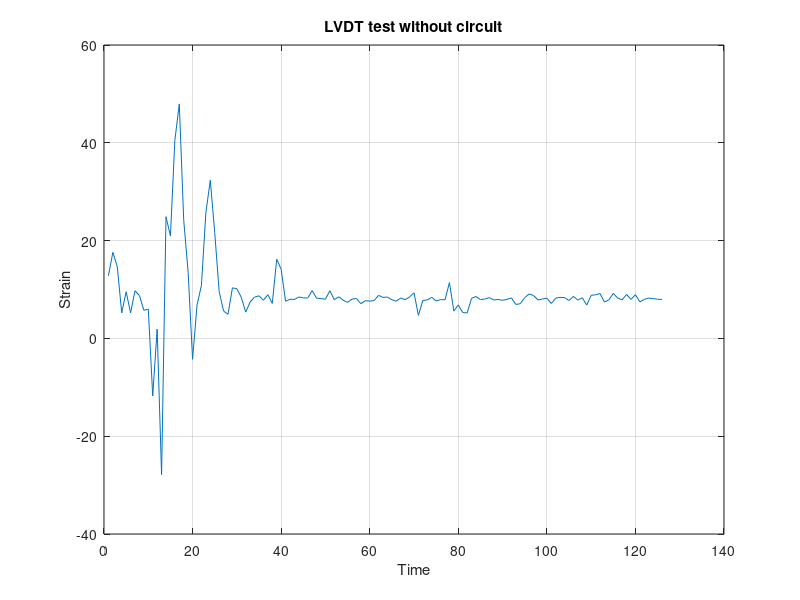

The MATLAB script that drew this image:
close all;
clear all;

load('test_copy.txt');
z=length(test_copy);
s=(test_copy(1:z,1));
t=(1:1:z)';
plot(t,s);
%xlim([10 z]);
%xlim([590 610]);
xlabel('Time');
ylabel('Strain');
title('LVDT test without circuit');
grid on;